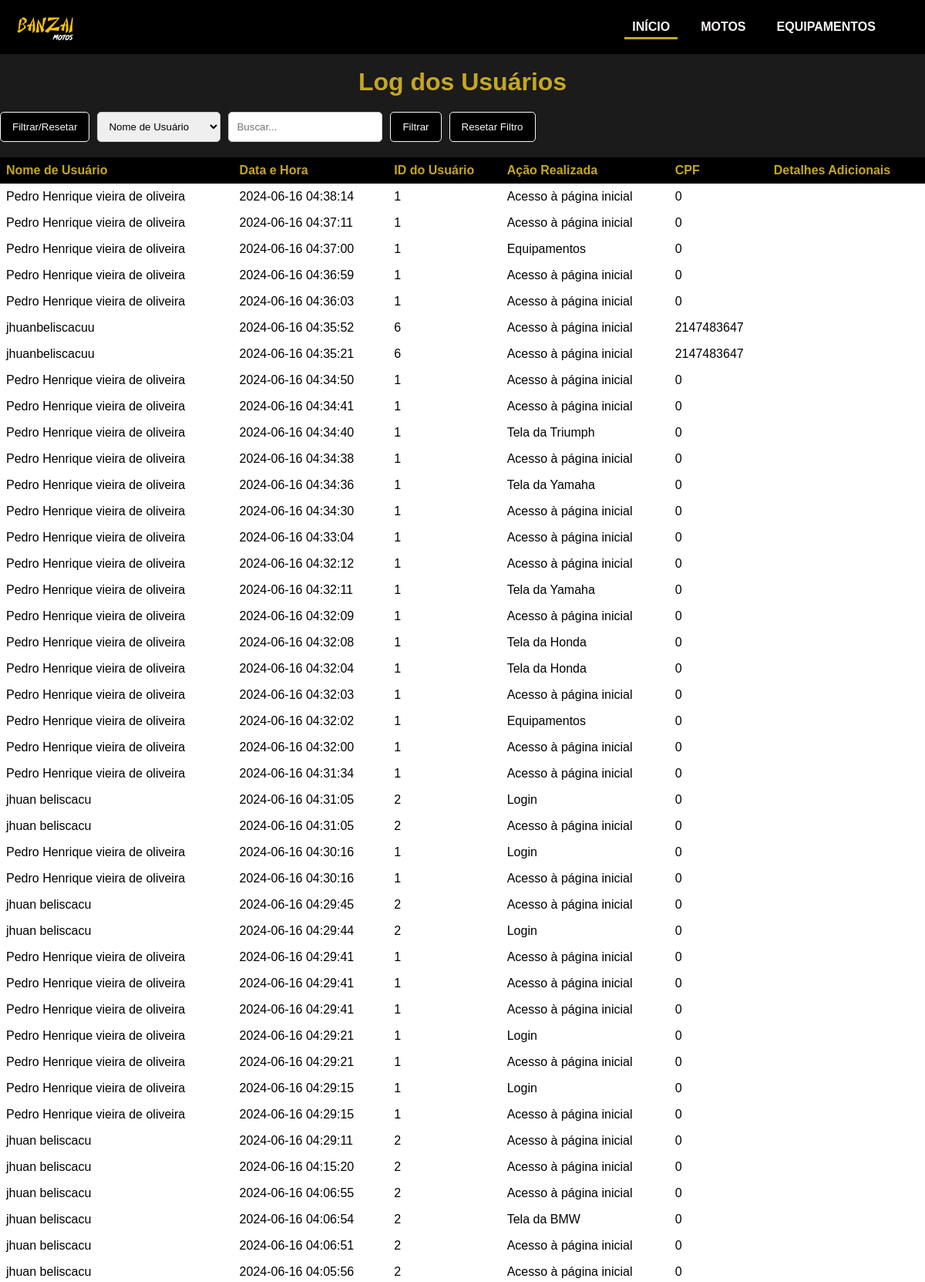
The page /php/log.php (signed in, upper part) on the database its author committed.
### tables this page shows
CREATE TABLE `log_atividades` (
  `id` int(11) NOT NULL,
  `usuario_id` int(11) NOT NULL,
  `nome_usuario` varchar(255) NOT NULL,
  `data_hora` timestamp NOT NULL DEFAULT current_timestamp(),
  `acao` varchar(255) NOT NULL,
  `cpf` varchar(20) NOT NULL,
  `detalhes_adicionais` text DEFAULT NULL,
  `pergunta_secreta` varchar(255) NOT NULL
);

### php/log.php (the view, shortened to what this page needs)
<?php
include_once('config.php');
function fetch_logs($conexao) {
    $sql = "SELECT nome_usuario, data_hora, usuario_id, acao, cpf, detalhes_adicionais FROM log_atividades ORDER BY data_hora DESC";
    $result = $conexao->query($sql);
    $logs = [];
    if ($result->num_rows > 0) {
        while ($row = $result->fetch_assoc()) {
            $logs[] = $row;
        }
    }
    return $logs;
}
$logs = fetch_logs($conexao);
?>
<!DOCTYPE html>
<html lang="pt-br">
<head>
    <link rel="stylesheet" href="LOG.css">
</head>
<body>
    <header>
        <div class="logo">
            <img class="logo-img" src="../imagens/logobanzai.png" alt="Logo">
        </div>
        <nav>
            <ul>
                <li>
                    <a href="index.php" class="active">Início</a>
                </li>
                <li>
                    <a href="index.php">Motos</a>
                </li>
                <li>
                    <a href="equipamentos.php">Equipamentos</a>
                </li>
                <li>
                </li>
            </ul>
        </nav>
    </header>
    <br>
    <h1>Log dos Usuários</h1>
    <div class="filter-container">
        <div class="expandable" id="expandableFilter">
            <button id="expandButton">Filtrar/Resetar</button>
            <select id="columnSelect">
                <option value="0">Nome de Usuário</option>
            </select>
            <input type="text" id="searchInput" placeholder="Buscar...">
            <button id="filterButton">Filtrar</button>
            <button id="resetButton">Resetar Filtro</button>
        </div>
    </div>
    <table id="logTable">
        <thead>
            <tr>
                <th>Nome de Usuário</th>
                <th>Data e Hora</th>
                <th>ID do Usuário</th>
                <th>Ação Realizada</th>
                <th>CPF</th>
                <th>Detalhes Adicionais</th>
            </tr>
        </thead>
        <tbody>
            <?php foreach ($logs as $log): ?>
                <tr>
                    <td><?php echo htmlspecialchars($log['nome_usuario']); ?></td>
                    <td><?php echo htmlspecialchars($log['data_hora']); ?></td>
                    <td><?php echo htmlspecialchars($log['usuario_id']); ?></td>
                    <td><?php echo htmlspecialchars($log['acao']); ?></td>
                    <td><?php echo htmlspecialchars($log['cpf']); ?></td>
                    <td><?php echo htmlspecialchars($log['detalhes_adicionais']); ?></td>
                </tr>
            <?php endforeach; ?>
        </tbody>
    </table>
</body>
</html>

### php/LOG.css (style rules this page uses)
* { margin: 0; padding: 0; text-decoration: none; list-style: none; box-sizing: border-box; font-family: "Poppins", sans-serif; }
body { font-family: Arial, sans-serif; background: #1b1b1b; }
header { background: #000000; width: 100%; height: 70px; display: flex; align-items: center; justify-content: space-between; padding: 0 20px; }
.logo { flex: 1; }
.logo-img { width: 80px; }
header nav ul { display: flex; align-items: center; flex: 2; justify-content: center; }
header nav ul li { margin: 0 10px; }
header nav ul li a { color: #faf6f6; padding: 5px 10px; text-transform: uppercase; font-weight: bold; transition: 0.2s; }
header nav ul li a:hover, header nav ul li a.active { border-bottom: 3px solid rgb(197, 167, 35); }
table { width: 100%; border-collapse: collapse; background-color: white; }
th, td { padding: 8px; text-align: left; }
h1, th { color: rgb(197, 167, 35); }
th { background-color: #000000; }
.filter-container { margin: 20px 0; color: #faf6f6; }
.expandable { display: flex; flex-wrap: wrap; gap: 10px; }
.expandable button { background-color: #000000; color: #faf6f6; border: 1px solid #faf6f6; padding: 10px 15px; cursor: pointer; border-radius: 5px; transition: background-color 0.3s; }
.expandable input, .expandable select { padding: 10px; border: 1px solid #ccc; border-radius: 5px; }
.expandable input { width: 200px; }
h1 { text-align: center; }

### rows shown on the page
log_atividades: nome_usuario "Pedro Henrique vieira de oliveira", data_hora "2024-06-16 04:38:14", usuario "1", acao "Acesso à página inicial", cpf "0"
log_atividades: nome_usuario "Pedro Henrique vieira de oliveira", data_hora "2024-06-16 04:37:11", usuario "1", acao "Acesso à página inicial", cpf "0"
log_atividades: nome_usuario "Pedro Henrique vieira de oliveira", data_hora "2024-06-16 04:37:00", usuario "1", acao "Equipamentos", cpf "0"
log_atividades: nome_usuario "Pedro Henrique vieira de oliveira", data_hora "2024-06-16 04:36:59", usuario "1", acao "Acesso à página inicial", cpf "0"
log_atividades: nome_usuario "Pedro Henrique vieira de oliveira", data_hora "2024-06-16 04:36:03", usuario "1", acao "Acesso à página inicial", cpf "0"
log_atividades: nome_usuario "jhuanbeliscacuu", data_hora "2024-06-16 04:35:52", usuario "6", acao "Acesso à página inicial", cpf "2147483647"
log_atividades: nome_usuario "jhuanbeliscacuu", data_hora "2024-06-16 04:35:21", usuario "6", acao "Acesso à página inicial", cpf "2147483647"
log_atividades: nome_usuario "Pedro Henrique vieira de oliveira", data_hora "2024-06-16 04:34:50", usuario "1", acao "Acesso à página inicial", cpf "0"
log_atividades: nome_usuario "Pedro Henrique vieira de oliveira", data_hora "2024-06-16 04:34:41", usuario "1", acao "Acesso à página inicial", cpf "0"
log_atividades: nome_usuario "Pedro Henrique vieira de oliveira", data_hora "2024-06-16 04:34:40", usuario "1", acao "Tela da Triumph", cpf "0"
log_atividades: nome_usuario "Pedro Henrique vieira de oliveira", data_hora "2024-06-16 04:34:38", usuario "1", acao "Acesso à página inicial", cpf "0"
log_atividades: nome_usuario "Pedro Henrique vieira de oliveira", data_hora "2024-06-16 04:34:36", usuario "1", acao "Tela da Yamaha", cpf "0"
log_atividades: nome_usuario "Pedro Henrique vieira de oliveira", data_hora "2024-06-16 04:34:30", usuario "1", acao "Acesso à página inicial", cpf "0"
log_atividades: nome_usuario "Pedro Henrique vieira de oliveira", data_hora "2024-06-16 04:33:04", usuario "1", acao "Acesso à página inicial", cpf "0"
log_atividades: nome_usuario "Pedro Henrique vieira de oliveira", data_hora "2024-06-16 04:32:12", usuario "1", acao "Acesso à página inicial", cpf "0"
log_atividades: nome_usuario "Pedro Henrique vieira de oliveira", data_hora "2024-06-16 04:32:11", usuario "1", acao "Tela da Yamaha", cpf "0"
log_atividades: nome_usuario "Pedro Henrique vieira de oliveira", data_hora "2024-06-16 04:32:09", usuario "1", acao "Acesso à página inicial", cpf "0"
log_atividades: nome_usuario "Pedro Henrique vieira de oliveira", data_hora "2024-06-16 04:32:08", usuario "1", acao "Tela da Honda", cpf "0"
log_atividades: nome_usuario "Pedro Henrique vieira de oliveira", data_hora "2024-06-16 04:32:04", usuario "1", acao "Tela da Honda", cpf "0"
log_atividades: nome_usuario "Pedro Henrique vieira de oliveira", data_hora "2024-06-16 04:32:03", usuario "1", acao "Acesso à página inicial", cpf "0"
log_atividades: nome_usuario "Pedro Henrique vieira de oliveira", data_hora "2024-06-16 04:32:02", usuario "1", acao "Equipamentos", cpf "0"
log_atividades: nome_usuario "Pedro Henrique vieira de oliveira", data_hora "2024-06-16 04:32:00", usuario "1", acao "Acesso à página inicial", cpf "0"
log_atividades: nome_usuario "Pedro Henrique vieira de oliveira", data_hora "2024-06-16 04:31:34", usuario "1", acao "Acesso à página inicial", cpf "0"
log_atividades: nome_usuario "jhuan beliscacu", data_hora "2024-06-16 04:31:05", usuario "2", acao "Login", cpf "0"
log_atividades: nome_usuario "jhuan beliscacu", data_hora "2024-06-16 04:31:05", usuario "2", acao "Acesso à página inicial", cpf "0"
log_atividades: nome_usuario "Pedro Henrique vieira de oliveira", data_hora "2024-06-16 04:30:16", usuario "1", acao "Login", cpf "0"
log_atividades: nome_usuario "Pedro Henrique vieira de oliveira", data_hora "2024-06-16 04:30:16", usuario "1", acao "Acesso à página inicial", cpf "0"
log_atividades: nome_usuario "jhuan beliscacu", data_hora "2024-06-16 04:29:45", usuario "2", acao "Acesso à página inicial", cpf "0"
log_atividades: nome_usuario "jhuan beliscacu", data_hora "2024-06-16 04:29:44", usuario "2", acao "Login", cpf "0"
log_atividades: nome_usuario "Pedro Henrique vieira de oliveira", data_hora "2024-06-16 04:29:41", usuario "1", acao "Acesso à página inicial", cpf "0"
log_atividades: nome_usuario "Pedro Henrique vieira de oliveira", data_hora "2024-06-16 04:29:41", usuario "1", acao "Acesso à página inicial", cpf "0"
log_atividades: nome_usuario "Pedro Henrique vieira de oliveira", data_hora "2024-06-16 04:29:41", usuario "1", acao "Acesso à página inicial", cpf "0"
log_atividades: nome_usuario "Pedro Henrique vieira de oliveira", data_hora "2024-06-16 04:29:21", usuario "1", acao "Login", cpf "0"
log_atividades: nome_usuario "Pedro Henrique vieira de oliveira", data_hora "2024-06-16 04:29:21", usuario "1", acao "Acesso à página inicial", cpf "0"
log_atividades: nome_usuario "Pedro Henrique vieira de oliveira", data_hora "2024-06-16 04:29:15", usuario "1", acao "Login", cpf "0"
log_atividades: nome_usuario "Pedro Henrique vieira de oliveira", data_hora "2024-06-16 04:29:15", usuario "1", acao "Acesso à página inicial", cpf "0"
log_atividades: nome_usuario "jhuan beliscacu", data_hora "2024-06-16 04:29:11", usuario "2", acao "Acesso à página inicial", cpf "0"
log_atividades: nome_usuario "jhuan beliscacu", data_hora "2024-06-16 04:15:20", usuario "2", acao "Acesso à página inicial", cpf "0"
log_atividades: nome_usuario "jhuan beliscacu", data_hora "2024-06-16 04:06:55", usuario "2", acao "Acesso à página inicial", cpf "0"
log_atividades: nome_usuario "jhuan beliscacu", data_hora "2024-06-16 04:06:54", usuario "2", acao "Tela da BMW", cpf "0"
log_atividades: nome_usuario "jhuan beliscacu", data_hora "2024-06-16 04:06:51", usuario "2", acao "Acesso à página inicial", cpf "0"
log_atividades: nome_usuario "jhuan beliscacu", data_hora "2024-06-16 04:05:56", usuario "2", acao "Acesso à página inicial", cpf "0"
